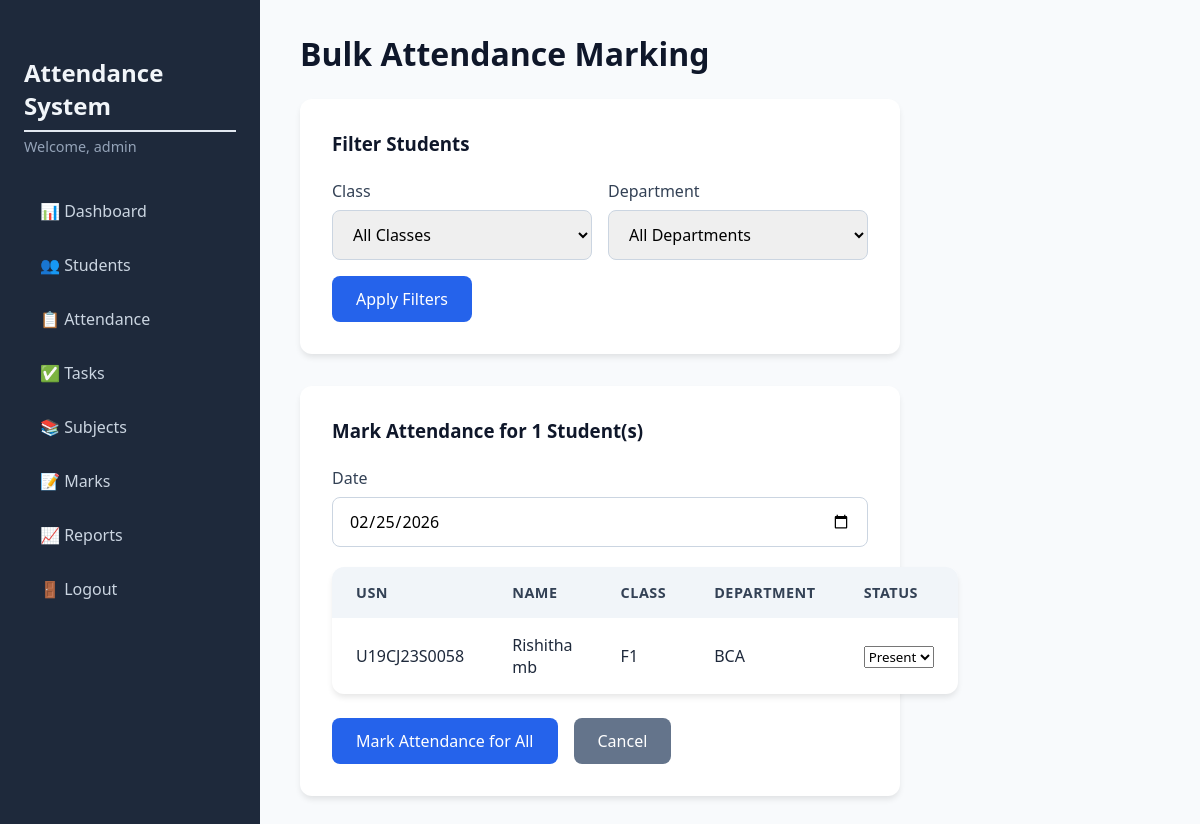
Page /attendance/bulk (signed in) on the earlier database version.
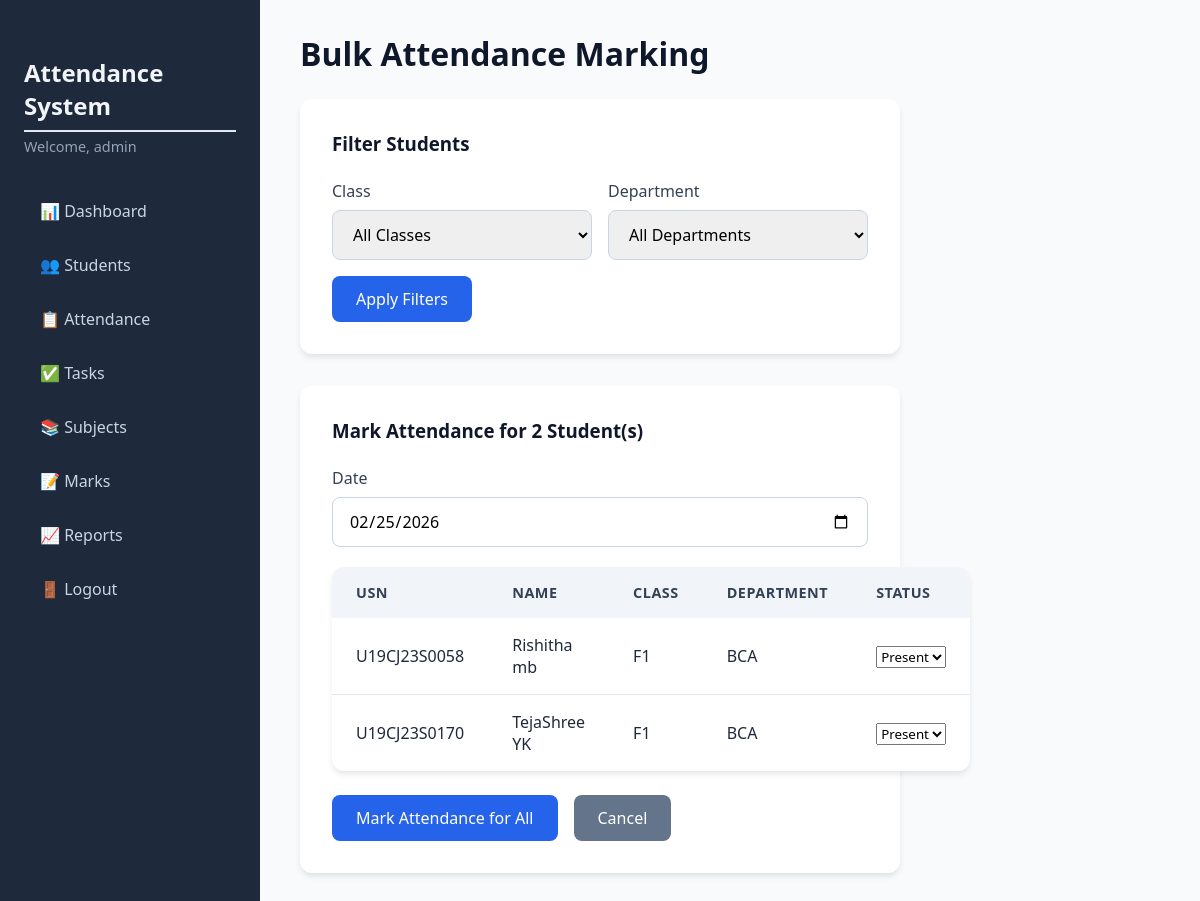
Same page on the later database version.
### tables this page shows
CREATE TABLE students (
                id INTEGER PRIMARY KEY AUTOINCREMENT,
                usn TEXT UNIQUE NOT NULL,
                name TEXT NOT NULL,
                email TEXT UNIQUE NOT NULL,
                phone TEXT,
                class TEXT NOT NULL,
                department TEXT NOT NULL,
                parent_name TEXT,
                parent_phone TEXT,
                parent_email TEXT
            );

### app.py (the view, shortened to what this page needs)
@app.route('/attendance/bulk', methods=['GET', 'POST'])
@login_required
def bulk_attendance():
    db = get_db()
    classes, departments = get_class_department_options()
    class_filter = request.args.get('class_filter', 'All')
    dept_filter = request.args.get('dept_filter', 'All')
    query = "SELECT id, usn, name, class, department FROM students"
    params = []
    conditions = []
    if class_filter and class_filter != 'All':
        conditions.append("class = ?")
        params.append(class_filter)
    if dept_filter and dept_filter != 'All':
        conditions.append("department = ?")
        params.append(dept_filter)
    if conditions:
        query += " WHERE " + " AND ".join(conditions)
    query += " ORDER BY class, department, name"
    students = db.execute(query, params).fetchall()
    return render_template('bulk_attendance.html',
                           students=students,
                           classes=classes,
                           departments=departments,
                           selected_class=class_filter,
                           selected_dept=dept_filter,
                           today=datetime.today().strftime('%Y-%m-%d'))

### app.py (called while the page is built)
def get_db():
    db = getattr(g, '_database', None)
    if db is None:
        db = g._database = sqlite3.connect(DATABASE)
        db.row_factory = sqlite3.Row
    return db

@app.teardown_appcontext
def close_connection(exception):
    db = getattr(g, '_database', None)
    if db is not None:
        db.close()

def login_required(f):
    @wraps(f)
    def decorated_function(*args, **kwargs):
        if 'admin_id' not in session:
            flash('Please log in to access this page.', 'warning')
            return redirect(url_for('login'))
        return f(*args, **kwargs)
    return decorated_function

def get_class_department_options():
    db = get_db()
    classes = db.execute("SELECT DISTINCT class FROM students ORDER BY class").fetchall()
    departments = db.execute("SELECT DISTINCT department FROM students ORDER BY department").fetchall()
    return [c['class'] for c in classes], [d['department'] for d in departments]

### templates/bulk_attendance.html (shortened to what this page needs)
{% extends "base.html" %}
{% block content %}
<h1>Bulk Attendance Marking</h1>
<div class="form-card">
    <h3>Filter Students</h3>
    <form method="GET" action="{{ url_for('bulk_attendance') }}">
        <div class="form-row">
            <div class="form-group half">
                <label for="class_filter">Class</label>
                <select id="class_filter" name="class_filter">
                    <option value="All">All Classes</option>
                </select>
            </div>
            <div class="form-group half">
                <label for="dept_filter">Department</label>
                <select id="dept_filter" name="dept_filter">
                    <option value="All">All Departments</option>
                </select>
            </div>
        </div>
        <button type="submit" class="btn btn-primary">Apply Filters</button>
    </form>
</div>
{% if students %}
<div class="form-card">
    <h3>Mark Attendance for {{ students|length }} Student(s)</h3>
    <form method="POST" action="{{ url_for('bulk_attendance') }}">
        <div class="form-group">
            <label for="date">Date</label>
            <input type="date" id="date" name="date" value="{{ today }}" required>
        </div>
        <div class="table-responsive">
            <table class="table">
                <thead>
                    <tr>
                        <th>USN</th>
                        <th>Name</th>
                        <th>Class</th>
                        <th>Department</th>
                        <th>Status</th>
                    </tr>
                </thead>
                <tbody>
                    {% for student in students %}
                    <tr>
                        <td>{{ student.usn }}</td>
                        <td>{{ student.name }}</td>
                        <td>{{ student.class }}</td>
                        <td>{{ student.department }}</td>
                        <td>
                            <select name="status_{{ student.id }}" class="status-select">
                                <option value="Present" selected>Present</option>
                            </select>
                        </td>
                    </tr>
                    {% endfor %}
                </tbody>
            </table>
        </div>
        <div class="form-actions">
            <button type="submit" class="btn btn-primary">Mark Attendance for All</button>
            <a href="{{ url_for('attendance') }}" class="btn btn-secondary">Cancel</a>
        </div>
    </form>
</div>
{% else %}
<p>No students match the selected filters.</p>
{% endif %}
{% endblock %}

Differences in the rows shown:
added students: usn "U19CJ23S0170", name "TejaShree YK", class "F1", department "BCA", id "Present"
Other differences:
{{ students|length }}: "1" → "2"
